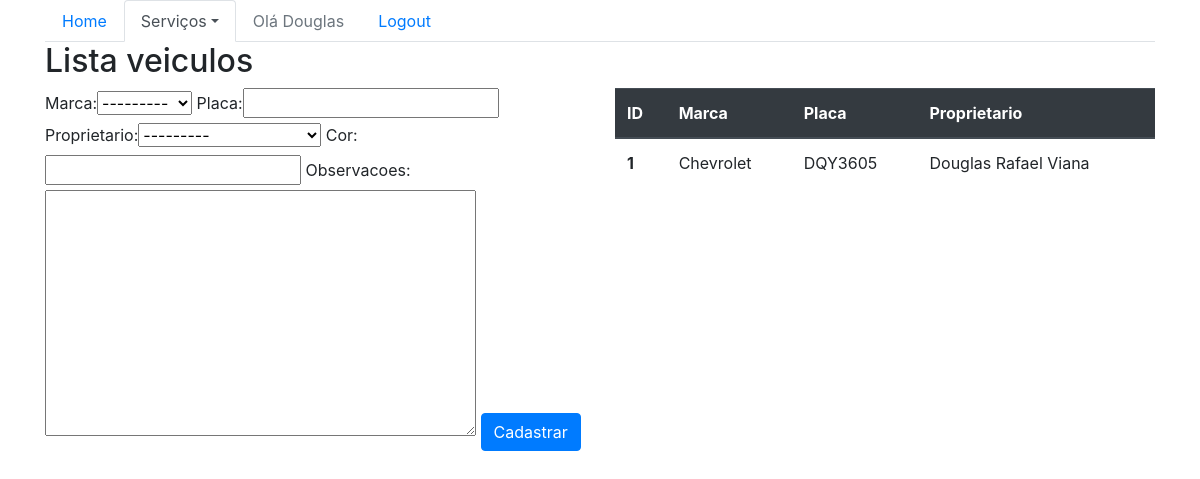
Before: /sistema/veiculos/ (signed in) with the older database file.
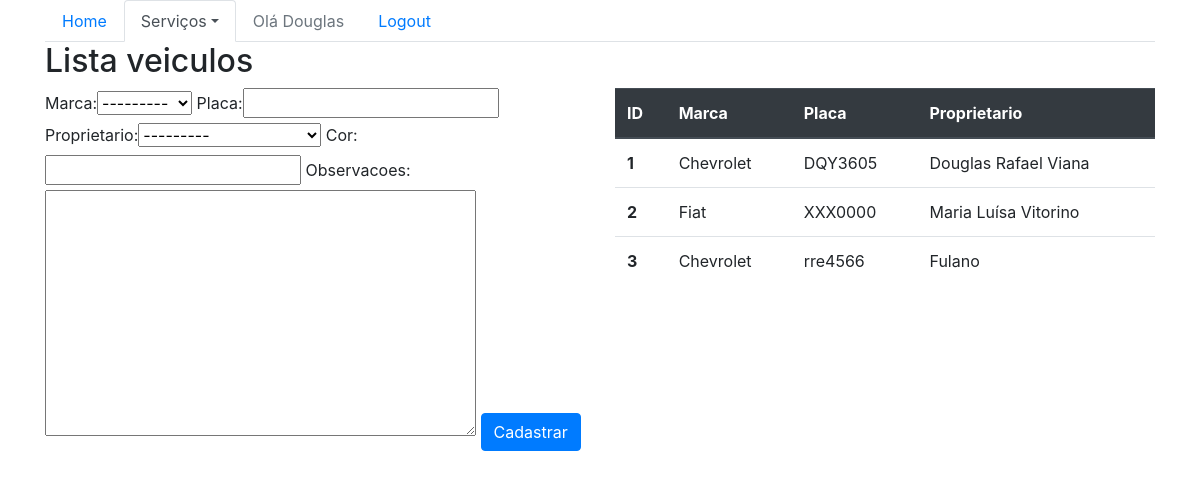
After: the same page with the newer database file.
### core/models.py (models this page shows, shortened)
class Veiculo(models.Model):
    marca = models.ForeignKey(Marca, on_delete=models.CASCADE)
    placa = models.CharField(max_length=7)
    proprietario = models.ForeignKey(Pessoa, on_delete=models.CASCADE)
    cor = models.CharField(max_length=15)
    observacoes = models.TextField()

class Marca(models.Model):
    nome = models.CharField(max_length=50)
    def __str__(self):
        return self.nome

class Pessoa(models.Model):
    nome = models.CharField(max_length=100)
    endereco = models.CharField(max_length=200)
    telefone = models.CharField(max_length=20)
    def __str__(self):
        return self.nome

### core/views.py (the view)
@login_required(login_url='/accounts/login/')
def lista_veiculos(request):
    veiculos = Veiculo.objects.all()
    form = VeiculoForm()
    data = {'veiculos': veiculos, 'form': form}
    return render(request, 'core/lista_veiculos.html', data)

### core/forms.py
class VeiculoForm(ModelForm):
    class Meta:
        model = Veiculo
        fields = '__all__'

### core/templates/core/lista_veiculos.html (shortened to what this page needs)
{% extends 'base.html' %}
{% load bootstrap %}
{% block menu %}
    <ul class="nav nav-tabs">
        <li class="nav-item">
            <a class="nav-link" href="{% url 'core_home' %}">Home</a>
        </li>
        <li class="nav-item dropdown">
            <a class="nav-link dropdown-toggle active" data-toggle="dropdown" href="#" role="button" aria-haspopup="true" aria-expanded="false">Serviços</a>
        </li>
        {% if user.is_authenticated %}
            <li class="nav-item">
                <a class="nav-link disabled" href="#">Olá {{ user }}</a>
            </li>
            <li class="nav-item">
                <a class="nav-link" href="{% url 'logout' %}">Logout</a>
            </li>
        {% else %}
            <li class="nav-item">
                <a class="nav-link" href="{% url 'login' %}">Login</a>
            </li>
        {% endif %}
    </ul>
{% endblock %}
{% block main %}
    <div class="row">
        <div class="col-sm-6">
            <h2>Lista veiculos</h2>
        </div>
    </div>
    <div class="row">
        <div class="col-sm-6">
            <form action="{% url 'core_veiculo_novo' %}" method="POST">
                {{ form|bootstrap }}
                <button type="submit" class="btn btn-primary">Cadastrar</button>
            </form>
        </div>
        <div class="col-sm-6">
            <table class="table">
                <thead class="thead-dark">
                    <tr>
                    <th scope="col">ID</th>
                    <th scope="col">Marca</th>
                    <th scope="col">Placa</th>
                    <th scope="col">Proprietario</th>
                    </tr>
                </thead>
                <tbody>
                    {% for veiculo in veiculos %}
                        <tr>
                            <th scope="row">{{ veiculo.id}}</th>
                            <td>{{ veiculo.marca}}</td>
                            <td>{{ veiculo.placa}}</td>
                            <td>{{ veiculo.proprietario}}</td>
                        </tr>
                    {% endfor%}
                </tbody>
            </table>
        </div>
    </div>
{% endblock %}

Changed rows visible on the page:
added Veiculo: id "2", marca "Fiat", placa "XXX0000", proprietario "Maria Luísa Vitorino"
added Veiculo: id "3", marca "Chevrolet", placa "rre4566", proprietario "Fulano"
